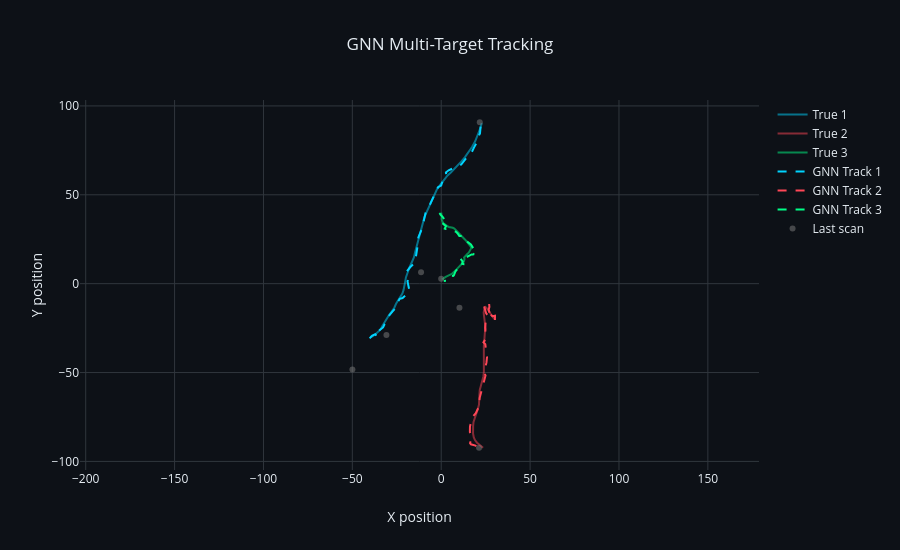

The notebook cell saved with this chart:
### Code cell
# Visualize GNN results
fig = go.Figure()

# True trajectories (semi-transparent)
for i, track in enumerate(true_tracks):
    fig.add_trace(
        go.Scatter(x=track[:, 0], y=track[:, 2], mode='lines',
                   name=f'True {i+1}', line=dict(color=colors[i], width=2),
                   opacity=0.5)
    )

# GNN estimates (dashed)
for i, track in enumerate(gnn_tracks):
    history = np.array(track.history)
    fig.add_trace(
        go.Scatter(x=history[:, 0], y=history[:, 2], mode='lines',
                   name=f'GNN Track {i+1}', line=dict(color=colors[i], width=2, dash='dash'))
    )

# Measurements from last scan
last_meas = all_measurements[-1]
fig.add_trace(
    go.Scatter(x=[z[0] for z in last_meas], y=[z[1] for z in last_meas], mode='markers',
               name='Last scan', marker=dict(color='gray', size=6, opacity=0.5))
)

fig.update_layout(
    template=dark_template,
    title='GNN Multi-Target Tracking',
    xaxis_title='X position',
    yaxis_title='Y position',
    height=550,
    xaxis=dict(scaleanchor='y', scaleratio=1),
)
fig.show()
